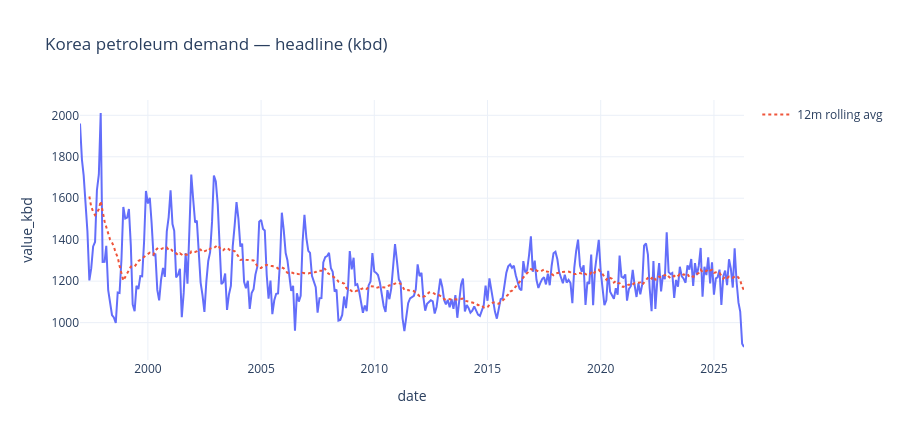

Source (notebook cell):
### Markdown cell above
## 2. Headline total (excl. naphtha)

### Code cell
total = headline.groupby(["date", "is_provisional"], as_index=False)["value_kbd"].sum()
fig = px.line(total, x="date", y="value_kbd", title="Korea petroleum demand — headline (kbd)")
roll = total["value_kbd"].rolling(12, min_periods=6).mean()
fig.add_scatter(x=total["date"], y=roll, mode="lines", name="12m rolling avg", line=dict(dash="dot"))
fig.update_layout(height=440, template="plotly_white", hovermode="x unified")
fig.show()

### Figure 1 — Plotly figure (JSON) as saved in the notebook; plotly's stock layout.template omitted (floating-point values rounded to 4 significant figures; data arrays with more than 128 entries replaced by an {"elided": "..."} marker saying what was removed)
{"data": [{"hovertemplate": "date=%{x}<br>value_kbd=%{y}<extra></extra>", "legendgroup": "", "line": {"color": "#636efa", "dash": "solid"}, "marker": {"symbol": "circle"}, "mode": "lines", "name": "", "orientation": "v", "showlegend": false, "type": "scatter", "x": {"elided": "353 str values"}, "xaxis": "x", "y": {"elided": "353 float values"}, "yaxis": "y"}, {"line": {"dash": "dot"}, "mode": "lines", "name": "12m rolling avg", "type": "scatter", "x": {"elided": "353 str values"}, "y": {"elided": "353 float values"}}], "layout": {"height": 440, "hovermode": "x unified", "legend": {"tracegroupgap": 0}, "title": {"text": "Korea petroleum demand — headline (kbd)"}, "xaxis": {"anchor": "y", "domain": [0, 1], "title": {"text": "date"}}, "yaxis": {"anchor": "x", "domain": [0, 1], "title": {"text": "value_kbd"}}}}
